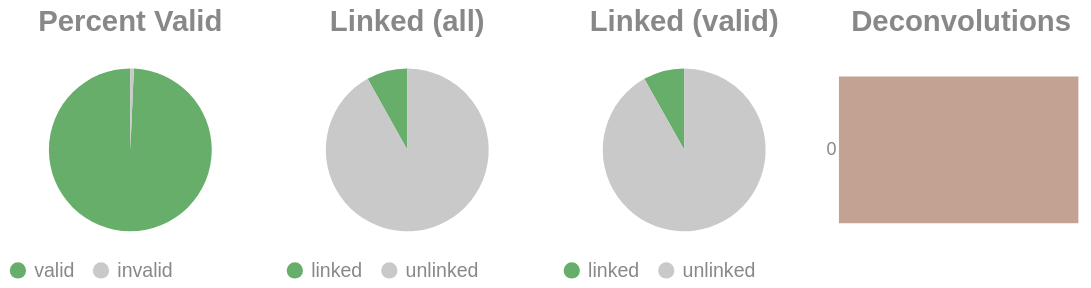

Here is the notebook cell this chart was saved with:
### Code cell
if SKIPLR:
    pass
else:
    clash = Counter()
    for i in valids['molecule'].to_list():
        _mol = i.split("-")
        if len(_mol) == 1:
            clash.update('0')
        else:
            clash.update(_mol[-1])

    _d = {"deconvolutions": [], 'count': []}
    for k,v in clash.items():
        _d['deconvolutions'].append(k)
        _d['count'].append(v)

    tot_valid = valids['reads'].sum()
    mask = valids['reads'] >= 2
    n_linked_reads = valids.filter(mask)['reads'].sum()
    if n_linked_reads == 0:
        print_html("No linked molecules (>=2 reads) were detected; skipping linked-only distributions.")
        SKIPLR = True
    else:
        perc_valid = round(tot_valid / n_reads, 4)
        linked_perc_abs = round(n_linked_reads / n_reads, 4)
        linked_perc = round(n_linked_reads / tot_valid, 4)

    _valid = pl.DataFrame({"valids": ['valid', 'invalid'], "count": [tot_valid, n_reads - tot_valid]})
    _linked_abs = pl.DataFrame({"linked (absolute)": ['linked', 'unlinked'], "count": [n_linked_reads, n_reads - n_linked_reads]})
    _linked_rel = pl.DataFrame({"linked (valids)": ['linked', 'unlinked'], "count": [n_linked_reads, tot_valid - n_linked_reads]})

    (
        alt.hconcat(
            piechart(_valid, goodval = 'valid', title = "Percent Valid"),
            piechart(_linked_abs, goodval = "linked", title =  "Linked (all)"),
            piechart(_linked_rel, goodval = "linked", title =  "Linked (valid)"),
            convolutionbar(pl.DataFrame(_d), title = "Deconvolutions"),
            center = True,
            bounds = 'flush'
        )
        .resolve_scale(color='independent')
        .resolve_legend('independent')
        .properties(usermeta={'embedOptions': {"actions": False}})
    ).display()

### Figure 1 — Vega-Lite specification as saved in the notebook (floating-point values rounded to 4 significant figures)
{"width": "container", "height": 400, "config": {"title": {"anchor": "start", "dy": -15, "fontSize": 18, "color": "#888888", "subtitleColor": "#888888", "subtitleFontSize": 14}, "arc": {"fill": "#0072B2"}, "axis": {"domainColor": "#888888", "domainWidth": 0.5, "gridWidth": 0.2, "grid": false, "titleFontWeight": 400, "titleFontSize": 15, "labelFontSize": 11, "labelColor": "#888888", "tickColor": "#888888", "tickWidth": 0.2, "titleColor": "#888888"}, "axisBand": {"grid": false}, "axisX": {"grid": true, "tickSize": 10, "domainCap": "round"}, "axisY": {"domain": false, "grid": true, "tickSize": 0, "domainCap": "round"}, "background": "transparent", "header": {"labelFontSize": 15, "labelColor": "#888888", "titleFontSize": 15, "titleFontWeight": 600, "titleColor": "#888888"}, "legend": {"labelFont": "sans-serif", "labelFontSize": 12, "labelColor": "#888888", "symbolSize": 100, "symbolType": "circle", "titleFontSize": 12, "titlePadding": 10, "titleColor": "#888888", "title": null}, "range": {"category": ["#E69F00", "#56B4E9", "#009E73", "#F0E442", "#0072B2", "#D55E00", "#CC79A7", "#000000"], "diverging": ["#cfe8f3", "#a2d4ec", "#73bfe2", "#46abdb", "#1696d2", "#12719e"]}, "area": {"fill": "#0072B2", "fillOpacity": 0.7, "line": true, "strokeOpacity": 0.7}, "line": {"color": "#0072B2", "stroke": "#0072B2", "strokeWidth": 2}, "trail": {"color": "#0072B2", "stroke": "#0072B2", "strokeWidth": 0, "size": 1}, "point": {"filled": true, "fillOpacity": 1.0, "size": 95}, "text": {"color": "#888888", "fontSize": 11, "align": "right", "fontWeight": 400, "size": 11}, "bar": {"fill": "#0072B2", "stroke": null}, "view": {"stroke": null, "continuousWidth": 660, "continuousHeight": 400}}, "hconcat": [{"data": {"name": "data-1c6ec953b3ee223c3e32be3f9d9dbfda"}, "mark": {"type": "arc"}, "encoding": {"color": {"field": "valids", "legend": {"orient": "bottom", "title": null}, "scale": {"domain": ["valid", "invalid"], "range": ["#68ae6b", "#C9C9C9"]}, "title": "Valids", "type": "nominal"}, "theta": {"field": "count", "type": "quantitative"}, "tooltip": [{"field": "valids", "title": "Valids", "type": "ordinal"}, {"field": "percent", "format": ".2%", "title": "Percent", "type": "quantitative"}, {"field": "count", "title": "Count", "type": "quantitative"}]}, "height": 100, "title": {"text": "Percent Valid", "align": "center", "anchor": "middle"}, "transform": [{"calculate": "datum.count / 1237167", "as": "percent"}], "width": 150}, {"data": {"name": "data-9cffd7a5f674d8683cb0736d7a9f1656"}, "mark": {"type": "arc"}, "encoding": {"color": {"field": "linked (absolute)", "legend": {"orient": "bottom", "title": null}, "scale": {"domain": ["linked", "unlinked"], "range": ["#68ae6b", "#C9C9C9"]}, "title": "Linked (Absolute)", "type": "nominal"}, "theta": {"field": "count", "type": "quantitative"}, "tooltip": [{"field": "linked (absolute)", "title": "Linked (Absolute)", "type": "ordinal"}, {"field": "percent", "format": ".2%", "title": "Percent", "type": "quantitative"}, {"field": "count", "title": "Count", "type": "quantitative"}]}, "height": 100, "title": {"text": "Linked (all)", "align": "center", "anchor": "middle"}, "transform": [{"calculate": "datum.count / 1237167", "as": "percent"}], "width": 150}, {"data": {"name": "data-2ebd96cd178c0c79ea47bb14e25c7c6e"}, "mark": {"type": "arc"}, "encoding": {"color": {"field": "linked (valids)", "legend": {"orient": "bottom", "title": null}, "scale": {"domain": ["linked", "unlinked"], "range": ["#68ae6b", "#C9C9C9"]}, "title": "Linked (Valids)", "type": "nominal"}, "theta": {"field": "count", "type": "quantitative"}, "tooltip": [{"field": "linked (valids)", "title": "Linked (Valids)", "type": "ordinal"}, {"field": "percent", "format": ".2%", "title": "Percent", "type": "quantitative"}, {"field": "count", "title": "Count", "type": "quantitative"}]}, "height": 100, "title": {"text": "Linked (valid)", "align": "center", "anchor": "middle"}, "transform": [{"calculate": "datum.count / 1228519", "as": "percent"}], "width": 150}, {"data": {"name": "data-813a65120573b6500b92a7650171517f"}, "mark": {"type": "bar"}, "encoding": {"color": {"field": "deconvolutions", "legend": null, "scale": {"scheme": "lightgreyred"}, "type": "nominal"}, "tooltip": [{"field": "deconvolutions", "title": "Deconvolutions", "type": "ordinal"}, {"field": "percent", "format": ".2%", "title": "Percent", "type": "quantitative"}, {"field": "count", "title": "Count", "type": "quantitative"}], "x": {"axis": null, "field": "count", "type": "quantitative"}, "y": {"field": "deconvolutions", "sort": "ascending", "title": null, "type": "nominal"}}, "height": 100, "title": {"text": "Deconvolutions", "align": "center", "anchor": "middle"}, "transform": [{"calculate": "datum.count / 1175961", "as": "percent"}], "width": 150}], "bounds": "flush", "center": true, "resolve": {"legend": {"angle": "independent"}, "scale": {"color": "independent"}}, "usermeta": {"embedOptions": {"actions": false}}, "$schema": "https://vega.github.io/schema/vega-lite/v6.1.0.json", "datasets": {"data-1c6ec953b3ee223c3e32be3f9d9dbfda": [{"valids": "valid", "count": 1228519}, {"valids": "invalid", "count": 8648}], "data-9cffd7a5f674d8683cb0736d7a9f1656": [{"linked (absolute)": "linked", "count": 100123}, {"linked (absolute)": "unlinked", "count": 1137044}], "data-2ebd96cd178c0c79ea47bb14e25c7c6e": [{"linked (valids)": "linked", "count": 100123}, {"linked (valids)": "unlinked", "count": 1128396}], "data-813a65120573b6500b92a7650171517f": [{"deconvolutions": "0", "count": 1175961}]}}
